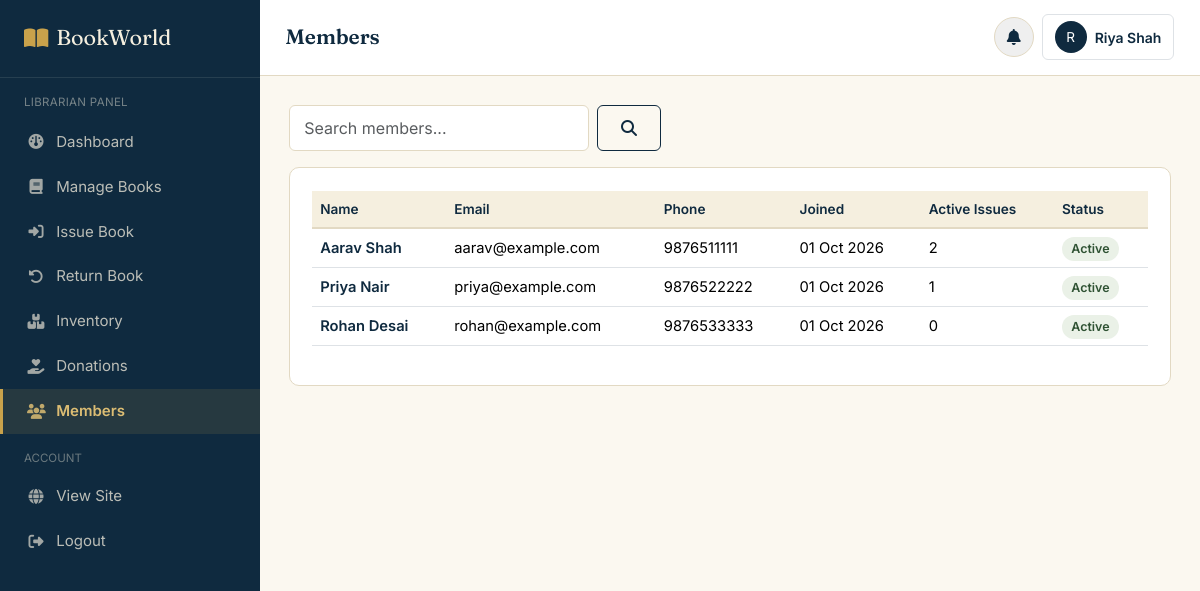
Page /librarian/members.php (signed in) on the committed database.
### tables this page shows
CREATE TABLE member (
    member_id INT AUTO_INCREMENT PRIMARY KEY,
    name VARCHAR(100) NOT NULL,
    email VARCHAR(150) NOT NULL UNIQUE,
    password VARCHAR(255) NOT NULL,
    phone VARCHAR(15),
    address VARCHAR(255),
    profile_photo VARCHAR(255) DEFAULT 'default.png',
    registration_date DATETIME DEFAULT CURRENT_TIMESTAMP,
    status ENUM('active','inactive','suspended') DEFAULT 'active'
);

### includes/functions.php (called while the page is built, shortened)
<?php
function clean($str) {
    return htmlspecialchars(trim($str), ENT_QUOTES, 'UTF-8');
}
function fmt_date($date) {
    return date('d M Y', strtotime($date));
}

### librarian/members.php (the view, shortened to what this page needs)
<?php
require_once '../config/database.php';
require_once '../includes/functions.php';
$search = trim($_GET['q'] ?? '');
$sql = "SELECT m.*, (SELECT COUNT(*) FROM book_issues WHERE member_id=m.member_id AND status='issued') AS active_issues
        FROM member m WHERE 1=1";
$sql .= " ORDER BY m.registration_date DESC";
$stmt = mysqli_prepare($conn, $sql);
mysqli_stmt_execute($stmt);
$members = mysqli_stmt_get_result($stmt);
?>
<!DOCTYPE html>
<html lang="en">
<head>
<link href="https://cdn.jsdelivr.net/npm/bootstrap@5.3.3/dist/css/bootstrap.min.css" rel="stylesheet">
<link rel="stylesheet" href="https://cdnjs.cloudflare.com/ajax/libs/font-awesome/6.5.2/css/all.min.css">
<link rel="stylesheet" href="../assets/css/style.css">
<link rel="stylesheet" href="../assets/css/dashboard.css">
</head>
<body>
<div class="bw-app">
<?php include '../includes/sidebar_librarian.php'; ?>
<main class="bw-main">
<?php include '../includes/dashboard_topbar.php'; ?>
<div class="bw-content">
  <form class="d-flex gap-2 mb-3" method="GET">
    <input type="text" name="q" class="form-control bw-form-control" style="width:300px;" placeholder="Search members..." value="<?= clean($search) ?>">
    <button class="btn btn-bw-outline" type="submit"><i class="fa-solid fa-magnifying-glass"></i></button>
  </form>
  <div class="bw-panel">
    <div class="table-responsive">
      <table class="table table-bw align-middle">
        <thead><tr><th>Name</th><th>Email</th><th>Phone</th><th>Joined</th><th>Active Issues</th><th>Status</th></tr></thead>
        <tbody>
          <?php while ($m = mysqli_fetch_assoc($members)): ?>
            <tr>
              <td class="fw-semibold text-navy"><?= clean($m['name']) ?></td>
              <td><?= clean($m['email']) ?></td>
              <td><?= clean($m['phone']) ?></td>
              <td><?= fmt_date($m['registration_date']) ?></td>
              <td><?= (int)$m['active_issues'] ?></td>
              <td><?= $m['status']==='active' ? '<span class="badge-bw-success">Active</span>' : '<span class="badge-bw-danger">'.ucfirst($m['status']).'</span>' ?></td>
            </tr>
          <?php endwhile; ?>
        </tbody>
      </table>
    </div>
  </div>
</div>
</main>
</div>
</body>
</html>

### assets/css/style.css (style rules this page uses)
:root { --bw-navy: #0F2A3F; --bw-navy-light: #1A4160; --bw-green: #2F5233; --bw-green-light: #3E6B45; --bw-brass: #C9A24B; --bw-brass-light: #DCBD73; --bw-paper: #F5EFDF; --bw-paper-soft: #FBF8F0; --bw-ink: #1D2430; --bw-slate: #5B6472; --bw-line: #E2D9C3; --bw-danger: #A93F35; --bw-danger-bg: #FBEAE7; --bw-success: #2F5233; --bw-success-bg: #EAF1E7; --bw-warning: #B4791F; --bw-warning-bg: #FBF1E1; --font-display: 'Fraunces', Georgia, serif; --font-body: 'Inter', -apple-system, BlinkMacSystemFont, sans-serif; --radius-sm: 6px; --radius-md: 10px; --shadow-card: 0 1px 3px rgba(15, 42, 63, 0.08), 0 1px 2px rgba(15, 42, 63, 0.06); }
* { box-sizing: border-box; }
body { font-family: var(--font-body); color: var(--bw-ink); background: var(--bw-paper-soft); margin: 0; }
.btn-bw-outline { background: transparent; border: 1.5px solid var(--bw-navy); color: var(--bw-navy); font-weight: 600; padding: 0.6rem 1.45rem; border-radius: var(--radius-sm); transition: all 0.15s ease; }
.bw-form-control { border: 1.5px solid var(--bw-line); border-radius: var(--radius-sm); padding: 0.65rem 0.9rem; background: #fff; font-family: var(--font-body); }
.badge-bw-success { background: var(--bw-success-bg); color: var(--bw-success); font-weight: 600; }
.badge-bw-success, .badge-bw-danger, .badge-bw-warning, .badge-bw-navy { padding: 0.35em 0.75em; border-radius: 20px; font-size: 0.78rem; }
.text-navy { color: var(--bw-navy) !important; }

### assets/css/dashboard.css (style rules this page uses)
.bw-app { display: flex; min-height: 100vh; }
.bw-main { flex: 1; min-width: 0; background: var(--bw-paper-soft); }
.bw-content { padding: 1.8rem; }
.bw-panel { background: #fff; border: 1px solid var(--bw-line); border-radius: var(--radius-md); padding: 1.4rem; }
.table-bw thead th { background: var(--bw-paper); color: var(--bw-navy); font-weight: 600; font-size: 0.85rem; border-bottom: 2px solid var(--bw-line); }
.table-bw td { vertical-align: middle; font-size: 0.92rem; }

### rows in the picture
member: name "Aarav Shah", email "aarav@example.com", phone "9876511111", registration_date "01 Oct 2026", active_issues "2", status "Active"
member: name "Priya Nair", email "priya@example.com", phone "9876522222", registration_date "01 Oct 2026", active_issues "1", status "Active"
member: name "Rohan Desai", email "rohan@example.com", phone "9876533333", registration_date "01 Oct 2026", active_issues "0", status "Active"

### other values in the picture
$page_title "Members"
substr($current_user_name, 0, 1) "R"
$current_user_name "Riya Shah"
